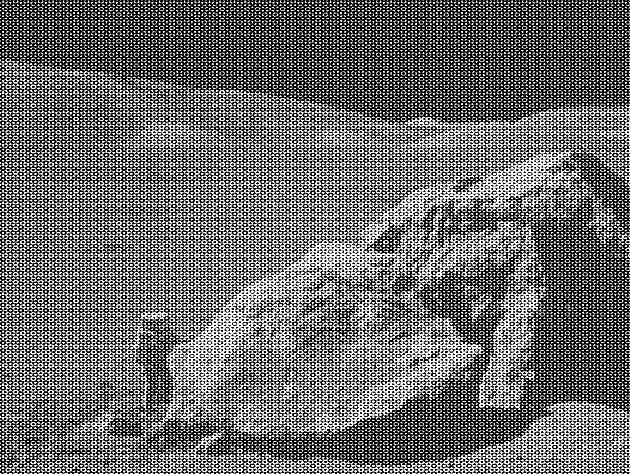
#> input picture learn/moonlanding.png, 630 x 474 px
$ jupyter execute --allow-errors Scipy.ipynb   (shell and % lines are left out)   (older library calls are emulated)
#> lines starting #> are read from the running program, lines starting #| are printed output that depends on the picture
## 登月图片消噪

scipy.fftpack模块用来计算快速傅里叶变换
速度比传统傅里叶变换更快，是对之前算法的改进
图片是二维数据，注意使用fftpack的二维转变方法

[cell 1]
import numpy as np
import pandas as pd
from pandas import Series,DataFrame
import matplotlib.pyplot as plt

[cell 2]
from scipy.fftpack import fft2,ifft2

[cell 3]
moon = plt.imread('moonlanding.png')
#> moon is the input picture: shape (474, 630) float32; min 0, max 1, mean 0.424

# 灰度化处理的图片
plt.imshow(moon,cmap='gray')

# 时域-频域
fft_data = fft2(moon)

# 滤波，把高频波滤掉
condition = np.abs(fft_data) > 2e3
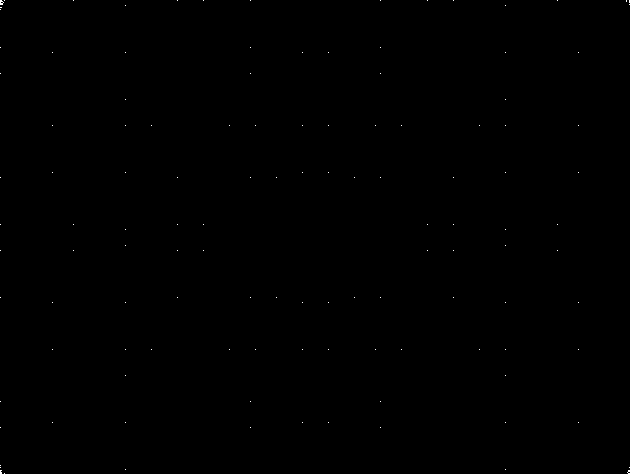
#> condition: shape (474, 630) bool; 0.05% white in thin lines or dots
fft_data[np.where(condition)] = 0

# 频域--时域
ifft_data = ifft2(fft_data)

plt.imshow(np.real(ifft_data),cmap='gray')
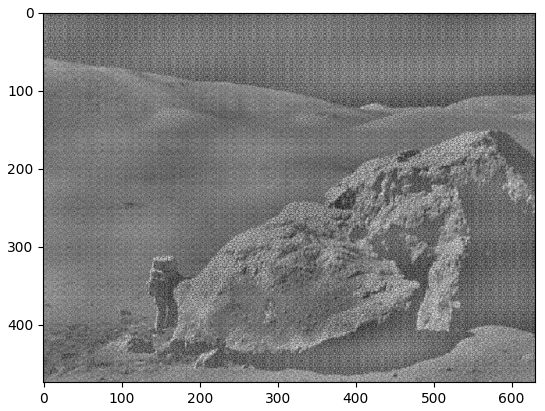
#> figure drawn by matplotlib, 1 panel

[cell 4]
# jpg图像  0-255之间的整数
# png图像  0-1之间的小数

# 可以使用的颜色映射参数
Accent, Accent_r, Blues, Blues_r, BrBG, BrBG_r, BuGn, BuGn_r, BuPu, BuPu_r, CMRmap, CMRmap_r, Dark2, Dark2_r, GnBu, GnBu_r, Greens, Greens_r, Greys, Greys_r, OrRd, OrRd_r, Oranges, Oranges_r, PRGn, PRGn_r, Paired, Paired_r, Pastel1, Pastel1_r, Pastel2, Pastel2_r, PiYG, PiYG_r, PuBu, PuBuGn, PuBuGn_r, PuBu_r, PuOr, PuOr_r, PuRd, PuRd_r, Purples, Purples_r, RdBu, RdBu_r, RdGy, RdGy_r, RdPu, RdPu_r, RdYlBu, RdYlBu_r, RdYlGn, RdYlGn_r, Reds, Reds_r, Set1, Set1_r, Set2, Set2_r, Set3, Set3_r, Spectral, Spectral_r, Vega10, Vega10_r, Vega20, Vega20_r, Vega20b, Vega20b_r, Vega20c, Vega20c_r, Wistia, Wistia_r, YlGn, YlGnBu, YlGnBu_r, YlGn_r, YlOrBr, YlOrBr_r, YlOrRd, YlOrRd_r, afmhot, afmhot_r, autumn, autumn_r, binary, binary_r, bone, bone_r, brg, brg_r, bwr, bwr_r, cool, cool_r, coolwarm, coolwarm_r, copper, copper_r, cubehelix, cubehelix_r, flag, flag_r, gist_earth, gist_earth_r, gist_gray, gist_gray_r, gist_heat, gist_heat_r, gist_ncar, gist_ncar_r, gist_rainbow, gist_rainbow_r, gist_stern, gist_stern_r, gist_yarg, gist_yarg_r, gnuplot, gnuplot2, gnuplot2_r, gnuplot_r, gray, gray_r, hot, hot_r, hsv, hsv_r, inferno, inferno_r, jet, jet_r, magma, magma_r, nipy_spectral, nipy_spectral_r, ocean, ocean_r, pink, pink_r, plasma, plasma_r, prism, prism_r, rainbow, rainbow_r, seismic, seismic_r, spectral, spectral_r, spring, spring_r, summer, summer_r, tab10, tab10_r, tab20, tab20_r, tab20b, tab20b_r, tab20c, tab20c_r, terrain, terrain_r, viridis, viridis_r, winter, winter_r

# 图片灰度处理

[cell 5]
pujing = plt.imread('pujing.jpg')
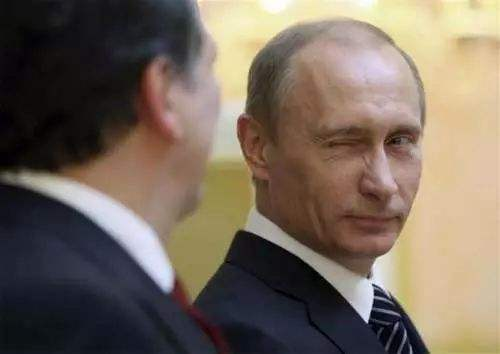
#> input picture learn/pujing.jpg, 500 x 354 px
#> pujing is the input picture: shape (354, 500, 3); mean R, G, B 119, 105.5, 92.7

[cell 6]
pujing.shape
#> Out = (354, 500, 3)

[cell 7]
plt.imshow(pujing)

[cell 8]
pujing.mean(axis=2).shape
#> Out = (354, 500)

[cell 9]
plt.imshow(pujing.mean(axis=2),cmap='gray')
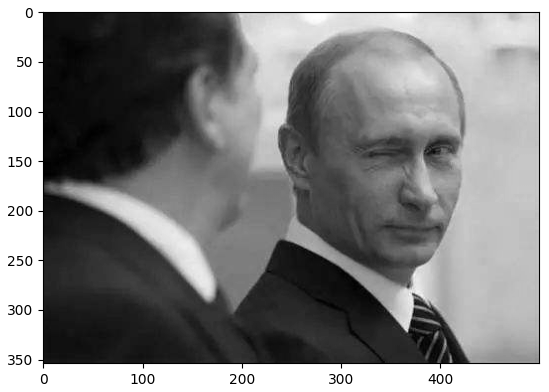
#> figure drawn by matplotlib, 1 panel

[cell 10]
plt.imshow(pujing.max(axis=2),cmap='gray')
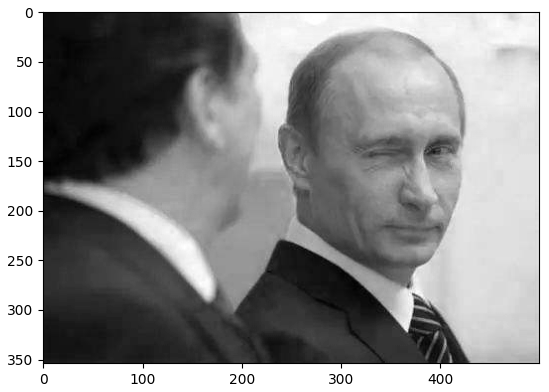
#> figure drawn by matplotlib, 1 panel

[cell 11]
r = np.dot(pujing,np.array([0.3,0.6,0.1]))
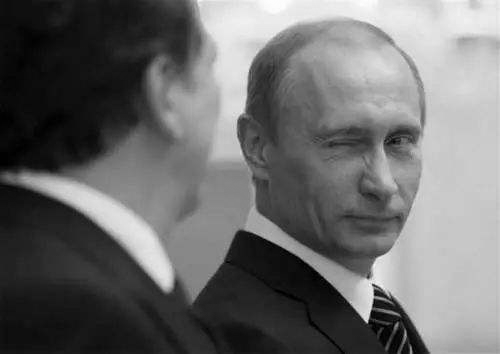
#> r: shape (354, 500) float64; min 0.3, max 254.3, mean 108.3

[cell 12]
r

[cell 13]
# 0-255之间的小数组成 ,不符合jpg png的数据格式，可以转换成np.uint8再进行展示

[cell 14]
temp = np.uint8(pujing*0.9)
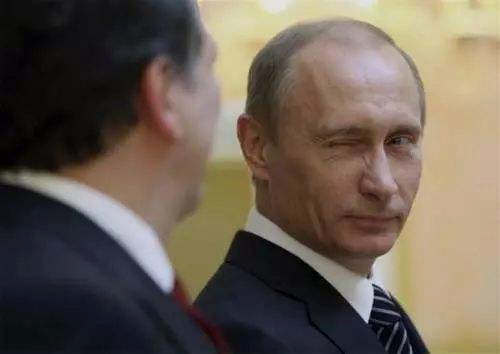
#> temp: shape (354, 500, 3); mean R, G, B 106.6, 94.5, 83
plt.imshow(temp)

[cell 15]
plt.imshow(r,cmap='gray')

#> (a cell that did not finish here is left out)

[cell 17]
(100,200)

[cell 18]
n1 = np.random.randn(100,3)
n2 = [1,2,3]

[cell 19]
np.dot(n1,n2).shape

### 数值积分，求解圆周率
求解圆周率

integrate
对函数(1 - x^2)^0.5进行积分

[cell 20]
f = lambda x:(1-x**2)**0.5

[cell 21]
x = np.linspace(-1,1,100)

[cell 22]
y = f(x)

[cell 23]
plt.figure(figsize=(4,4))
plt.plot(x,y)
plt.plot(x,-y)
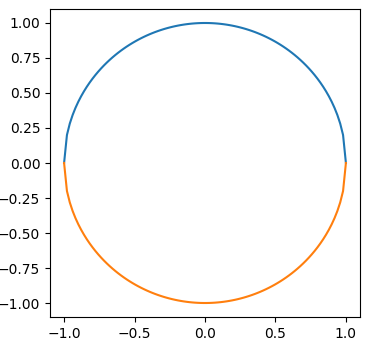
#> figure drawn by matplotlib, 1 panel; curve peaks at x = -0.0101, y = 1; curve peaks at x = -1, y = 0

使用scipy.integrate进行积分，调用quad()方法

[cell 24]
from scipy.integrate import quad

[cell 25]
# 返回值第一个是面积，第二个是误差
area,err = quad(f,-1,1)

[cell 26]
p = area*2/1**2
print(p)

### Scipy文件输入/输出

随机生成数组，使用scipy中的io.savemat()保存
文件格式是.mat，标准的二进制文件

[cell 27]
n = np.random.randint(0,100,size=10)
n

[cell 28]
import scipy.io as io

[cell 29]
# 存储二进制  文件路径默认是.mat，可以省略
# mdict用于传递要写入本地的数据，字典的键自由定制
io.savemat('dancer',mdict={'data':n})

使用io.loadmat()读取数据

#> (a cell that did not finish here is left out)

读写图片使用scipy中misc.imread()/imsave()

[cell 31]
import scipy.misc as misc

[cell 32]
misc.imread('pujing.jpg')

[cell 33]
import imageio as imgio

[cell 34]
pujing = imgio.imread('pujing.jpg')

[cell 35]
pjgray = np.uint8(pujing.mean(axis=2))
imgio.imsave('gray_pujing.jpg',pjgray)

[cell 36]
plt.imshow(pjgray)

misc的rotate、resize、imfilter操作

[cell 37]
plt.imshow(misc.imrotate(pujing,angle = 90))
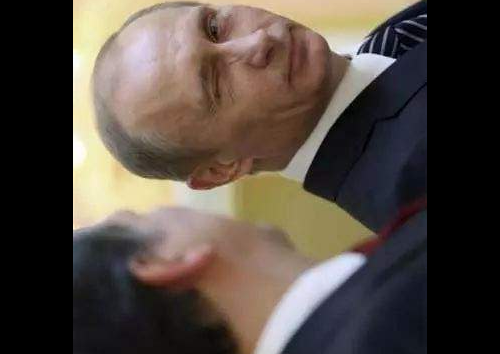
#> shown: shape (354, 500, 3); mean R, G, B 82.5, 72.7, 65.1

[cell 38]
import skimage.transform as transform

[cell 39]
import imageio as misc

[cell 40]
pujing = misc.imread('pujing.jpg')

[cell 41]
transform.rotate(pujing,angle=90)

[cell 42]
import matplotlib.pyplot as plt
plt.imshow(pujing)

[cell 43]
import scipy.misc as misc

[cell 44]
plt.imshow(misc.imresize(pujing,0.5))

[cell 45]
# output_shape 指定元组，会对图片进行变形压缩
# mode参数的默认值conctant需要修改，因为即将被remove
plt.imshow(transform.resize(pujing,output_shape=(100,100),mode='symmetric'))
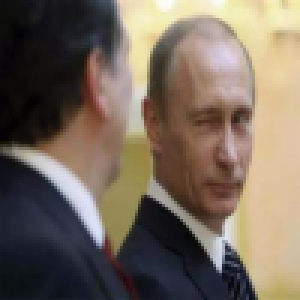
#> shown: shape (100, 100, 3) float64 (shown 3 times larger); mean R, G, B 0.467, 0.414, 0.364
